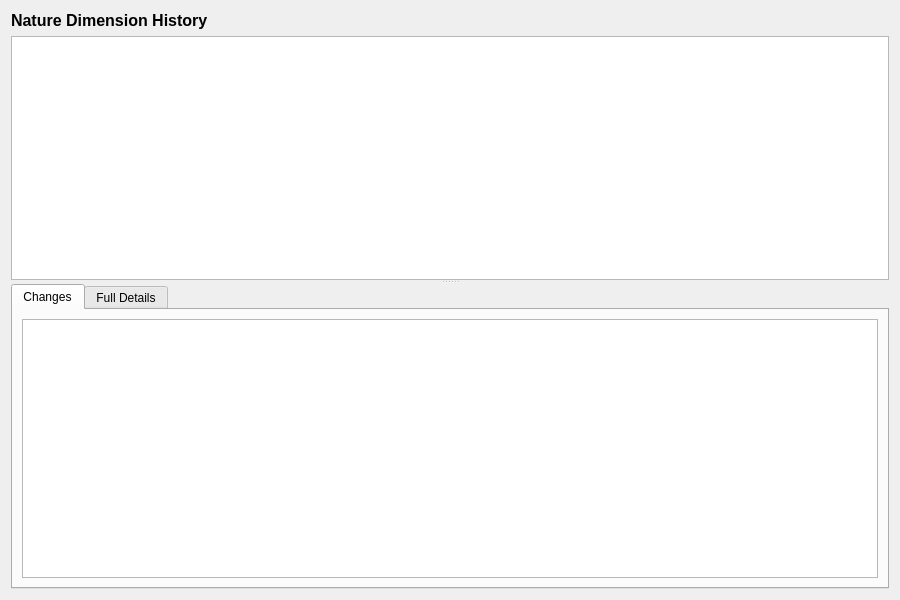
<?xml version="1.0" encoding="UTF-8"?>
<ui version="4.0">
 <class>NatureDimensionHistoryDialog</class>
 <widget class="QWidget" name="NatureDimensionHistoryDialog">
  <property name="geometry">
   <rect>
    <x>0</x>
    <y>0</y>
    <width>900</width>
    <height>600</height>
   </rect>
  </property>
  <property name="windowTitle">
   <string>Nature Dimension History</string>
  </property>
  <layout class="QVBoxLayout" name="verticalLayout">
   <item>
    <widget class="QLabel" name="titleLabel">
     <property name="font">
      <font>
       <pointsize>12</pointsize>
       <bold>true</bold>
      </font>
     </property>
     <property name="text">
      <string>Nature Dimension History</string>
     </property>
    </widget>
   </item>
   <item>
    <widget class="QSplitter" name="splitter">
     <property name="orientation">
      <enum>Qt::Vertical</enum>
     </property>
     <widget class="QTableWidget" name="versionListWidget">
      <property name="minimumHeight">
       <number>150</number>
      </property>
      <property name="maximumHeight">
       <number>250</number>
      </property>
      <property name="alternatingRowColors">
       <bool>true</bool>
      </property>
      <property name="editTriggers">
       <set>QAbstractItemView::NoEditTriggers</set>
      </property>
      <property name="selectionMode">
       <enum>QAbstractItemView::SingleSelection</enum>
      </property>
      <property name="selectionBehavior">
       <enum>QAbstractItemView::SelectRows</enum>
      </property>
     </widget>
     <widget class="QWidget" name="detailWidget">
      <layout class="QVBoxLayout" name="detailLayout">
       <property name="leftMargin">
        <number>0</number>
       </property>
       <property name="topMargin">
        <number>0</number>
       </property>
       <property name="rightMargin">
        <number>0</number>
       </property>
       <property name="bottomMargin">
        <number>0</number>
       </property>
       <item>
        <widget class="QTabWidget" name="tabWidget">
         <property name="currentIndex">
          <number>0</number>
         </property>
         <widget class="QWidget" name="changesTab">
          <attribute name="title">
           <string>Changes</string>
          </attribute>
          <layout class="QVBoxLayout" name="changesTabLayout">
           <item>
            <widget class="QTableWidget" name="changesTableWidget">
             <property name="editTriggers">
              <set>QAbstractItemView::NoEditTriggers</set>
             </property>
             <property name="alternatingRowColors">
              <bool>true</bool>
             </property>
             <property name="selectionMode">
              <enum>QAbstractItemView::SingleSelection</enum>
             </property>
             <property name="selectionBehavior">
              <enum>QAbstractItemView::SelectRows</enum>
             </property>
            </widget>
           </item>
          </layout>
         </widget>
         <widget class="QWidget" name="fullDetailsTab">
          <attribute name="title">
           <string>Full Details</string>
          </attribute>
          <layout class="QVBoxLayout" name="fullDetailsTabLayout">
           <item>
            <widget class="QScrollArea" name="scrollArea">
             <property name="widgetResizable">
              <bool>true</bool>
             </property>
             <widget class="QWidget" name="scrollAreaWidgetContents">
              <layout class="QFormLayout" name="formLayout">
               <item row="0" column="0">
                <widget class="QLabel" name="codeLabel">
                 <property name="text">
                  <string>Code:</string>
                 </property>
                </widget>
               </item>
               <item row="0" column="1">
                <widget class="QLabel" name="codeValue"/>
               </item>
               <item row="1" column="0">
                <widget class="QLabel" name="nameLabel">
                 <property name="text">
                  <string>Name:</string>
                 </property>
                </widget>
               </item>
               <item row="1" column="1">
                <widget class="QLabel" name="nameValue"/>
               </item>
               <item row="2" column="0">
                <widget class="QLabel" name="descriptionLabel">
                 <property name="text">
                  <string>Description:</string>
                 </property>
                </widget>
               </item>
               <item row="2" column="1">
                <widget class="QLabel" name="descriptionValue">
                 <property name="wordWrap">
                  <bool>true</bool>
                 </property>
                </widget>
               </item>
               <item row="3" column="0">
                <widget class="QLabel" name="versionNumberLabel">
                 <property name="text">
                  <string>Version:</string>
                 </property>
                </widget>
               </item>
               <item row="3" column="1">
                <widget class="QLabel" name="versionNumberValue"/>
               </item>
               <item row="4" column="0">
                <widget class="QLabel" name="modifiedByLabel">
                 <property name="text">
                  <string>Modified By:</string>
                 </property>
                </widget>
               </item>
               <item row="4" column="1">
                <widget class="QLabel" name="modifiedByValue"/>
               </item>
               <item row="5" column="0">
                <widget class="QLabel" name="recordedAtLabel">
                 <property name="text">
                  <string>Recorded At:</string>
                 </property>
                </widget>
               </item>
               <item row="5" column="1">
                <widget class="QLabel" name="recordedAtValue"/>
               </item>
               <item row="6" column="0">
                <widget class="QLabel" name="changeCommentaryLabel">
                 <property name="text">
                  <string>Change Commentary:</string>
                 </property>
                </widget>
               </item>
               <item row="6" column="1">
                <widget class="QLabel" name="changeCommentaryValue">
                 <property name="wordWrap">
                  <bool>true</bool>
                 </property>
                </widget>
               </item>
              </layout>
             </widget>
            </widget>
           </item>
          </layout>
         </widget>
        </widget>
       </item>
      </layout>
     </widget>
    </widget>
   </item>
  </layout>
 </widget>
 <resources/>
 <connections/>
</ui>
